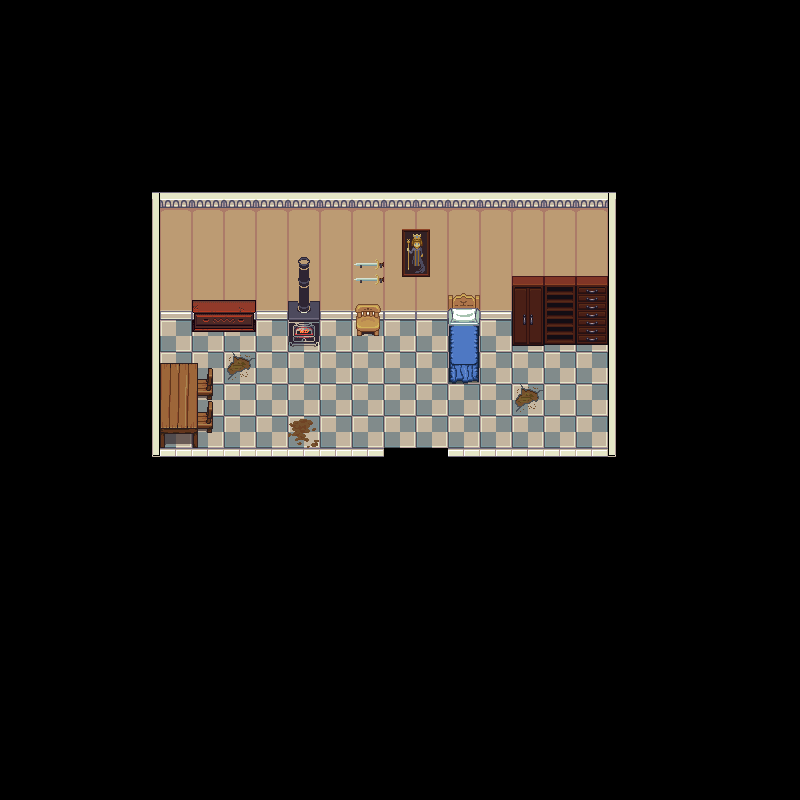

Tiled map render using the project's own tile images. Description and the map definition, with tile-layer contents summarised, below:
An orthogonal 25x25 tile map with 32x32 px tiles, 3 tile layers (BaseLayer, CharacterLayer, TopLayer) and 13 objects (Pattys, FarmLand).

<map version="1.2" tiledversion="1.3.2" orientation="orthogonal" renderorder="right-down" compressionlevel="0" width="25" height="25" tilewidth="32" tileheight="32" infinite="0" nextlayerid="7" nextobjectid="14">
 <properties>
  <property name="name" value="Pattys" />
 </properties>
 <tileset firstgid="1" name="Interior" tilewidth="32" tileheight="32" tilecount="1024" columns="32">
  <image source="TileMaps/Interior.png" trans="000000" width="1024" height="1024" />
 </tileset>
 <layer id="1" name="BaseLayer" width="25" height="25">
  <data>[625 cells, 142 non-empty, 12 distinct tile ids]</data>
 </layer>
 <layer id="2" name="CharacterLayer" width="25" height="25">
  <data>[625 cells, 33 non-empty, 31 distinct tile ids]</data>
 </layer>
 <objectgroup id="6" name="PlayerSpawn">
  <object id="2" name="Pattys" x="399.52" y="402.674" width="45.2088" height="27.3356" />
 </objectgroup>
 <objectgroup id="5" name="Collision">
  <object id="3" x="154.551" y="222.89" width="459.448" height="92.5204" />
  <object id="4" x="509.913" y="312.256" width="101.983" height="34.6951" />
  <object id="5" x="446.831" y="314.359" width="33.6438" height="65.1848" />
  <object id="6" x="351.157" y="311.205" width="33.6438" height="18.9246" />
  <object id="7" x="287.023" y="308.051" width="34.6951" height="36.7979" />
  <object id="8" x="189.246" y="303.845" width="69.3903" height="25.2328" />
  <object id="9" x="156.654" y="363.773" width="39.952" height="90.4176" />
  <object id="10" x="149.294" y="313.308" width="13.6678" height="48.3629" />
  <object id="11" x="197.657" y="444.729" width="185.041" height="15.7705" />
  <object id="12" x="447.883" y="443.677" width="168.219" height="13.6678" />
  <object id="13" x="605.588" y="338.54" width="12.6164" height="118.805" />
 </objectgroup>
 <objectgroup id="4" name="NewScreen">
  <object id="1" name="FarmLand" x="384.801" y="442.626" width="64.1334" height="24.1815" />
 </objectgroup>
 <layer id="3" name="TopLayer" width="25" height="25">
  <data>[625 cells, 0 non-empty, 0 distinct tile ids]</data>
 </layer>
</map>
